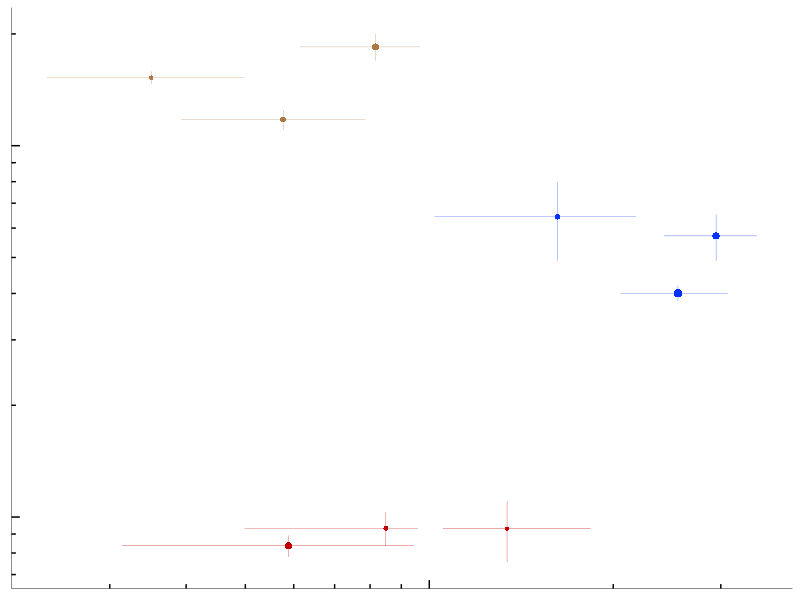
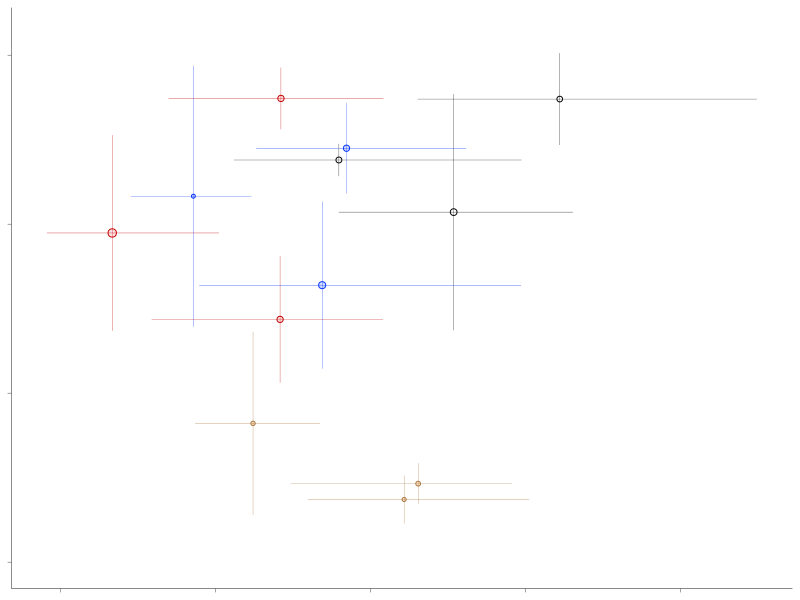

Write R code to recreate these figures, in order.
## Combines count and Cnet data in one plot (day 14)
library("dplyr")
library(ggplot2)
library(scales)

summarize_cnet <- function(cnet, cnet_info){
  # summarize cnet
  cnet$microplate <- NA
  cnet$ring <- NA
  cnet$treatment <- NA
  cnet$strain <- NA
  for (s in unique(cnet_info$sample_name)){
    m <- cnet_info$microplate[cnet_info$sample_name==s]
    r <- cnet_info$ring[cnet_info$sample_name==s]
    t <- cnet_info$treatment[cnet_info$sample_name==s]
    st <- cnet_info$strain[cnet_info$sample_name==s]
    
    cnet$microplate[cnet$sample_name==s] <- m
    cnet$ring[cnet$sample_name==s] <- r
    cnet$treatment[cnet$sample_name==s] <- t
    cnet$strain[cnet$sample_name==s] <- st
  }
  
  cnet_summ <- cnet %>%
    group_by(treatment, microplate, ring) %>%
    summarize(cnet_q25 = quantile(Cnet, probs = 0.25),
              cnet_q50 = quantile(Cnet, probs = 0.5),
              cnet_q75 = quantile(Cnet, probs = 0.75),
              cnet_n = n()
              # cnet_mean = mean(Cnet),
              # cnet_sd = sd(Cnet),
              # replaced because we look for total incorp rate
    )
  return(list('df' = cnet, 'df_summ' = cnet_summ))
}


merge_count_cnet <- function(count_bact_stat, cnet_stat){
  count_bact_stat$Ring[count_bact_stat$Ring==1] <- 'inner'
  count_bact_stat$Ring[count_bact_stat$Ring==2] <- 'outer'
  df <- cnet_stat
  colnames(df) <- c("treatment", "microplate", "ring", "cnet_q25", "cnet_q50", 
                    "cnet_q75", "n_cnet")
  df$count_mean <- NA
  df$count_sd <- NA
  
  for (row in 1:nrow(df)){
    t <- df$treatment[row]
    r <- df$ring[row]
    m <- df$microplate[row]
    df[row, 'count_mean'] <- 
      count_bact_stat$mean[count_bact_stat$Treatment==t 
                           & count_bact_stat$Ring==r
                           & count_bact_stat$Microplate==m]
    df[row, 'count_sd'] <- 
      count_bact_stat$sd[count_bact_stat$Treatment==t 
                         & count_bact_stat$Ring==r
                         & count_bact_stat$Microplate==m]
  }
  
  df <- df[(df$treatment!='none' | df$ring!='inner'),]
  
  return(df)
}

# import and clean data
count_bact <- read.csv("data/flow2_day14_bact.csv")
count_pt <- read.csv("data/flow2_day14_pt.csv")
cnet <- read.csv("data/SIP_cnet_v2.csv")
cnet <- cnet[cnet$Cnet>0,]
cnet_info <- read.csv("data/SIP_sample_info.csv")

# summarize cnet
cnet_stat <- summarize_cnet(cnet, cnet_info)$df_summ

# get statistics from count data
count_bact_stat <- count_bact %>%
  group_by(Treatment, Microplate, Ring) %>%
  summarize(mean = mean(Abundance), 
            sd = sd(Abundance))

# merge count and cnet in to df
merged_stat <- merge_count_cnet(count_bact_stat, cnet_stat)


# plot
setEPS()
# postscript("figures/fig5a_lagend.eps", width = 6, height = 6)
postscript("figures/fig5a_v2.eps", width = 1.6, height = 1.6)

ggplot(merged_stat[merged_stat$ring=='inner',], aes(x=cnet_q50, y=count_mean, colour=treatment)) + 
  geom_point(aes(size=n_cnet, fill=treatment, shape=ring), stroke=0.5) + 
  geom_errorbar(aes(ymax = count_mean+count_sd, ymin = count_mean-count_sd), width=0, linewidth=0.1) + 
  geom_errorbarh(aes(xmax = cnet_q75, xmin = cnet_q25), height=0, linewidth=0.1) + 
  # scale_x_log10(breaks = trans_breaks("log10", function(x) 10^x),
  #               labels = trans_format("log10", math_format(10^.x))) +
  scale_x_continuous(trans='log10', breaks=c(0.1)) +
  scale_y_continuous(trans='log10', breaks=c(10^6, 10^7)) +
  annotation_logticks(short = unit(0.1, "cm"),
                      mid = unit(0.1, "cm"),
                      long = unit(0.2, "cm"),
                      size = 0.1) +
  scale_size(range = c(1, 2.5)) +
  scale_color_manual(values=c("#C00000", "#0432FF", "#AB7942", "#000000")) +
  scale_fill_manual(values=c("#FFDFE1", "#D2DCFB", "#F8DFC4", "#ffffff")) +
    # Alcani, Devosi, Marino, none
  scale_shape_manual(values = c(16,21)) +  # Inner, outer
  theme(strip.background = element_rect(fill=NA),
        panel.background = element_rect(fill = "transparent", color = NA),
        panel.grid.major = element_blank(),
        # panel.grid.minor = element_line(colour = "grey80", linewidth=0.2),
        plot.background = element_rect(fill = "transparent", color = NA),
        panel.border = element_blank(),
        legend.position = "none",
        axis.title.x = element_blank(),
        axis.title.y = element_blank(),
        axis.text.x = element_blank(),
        axis.text.y = element_blank(),
        axis.line = element_line(size = 0.15),
        axis.ticks = element_blank()
        )

dev.off()


# plot outer ring
merged_stat_outer <- merged_stat[merged_stat$ring=='outer',]

setEPS()
postscript("figures/fig5b_v3.eps", width = 1.6, height = 1.6)

ggplot(merged_stat_outer, aes(x=cnet_q50, y=count_mean, shape=ring, colour=treatment)) + 
  geom_point(aes(size=n_cnet, fill=treatment, shape=ring), stroke=0.5) + 
  geom_errorbar(aes(ymax = count_mean+count_sd, ymin = count_mean-count_sd), width=0, linewidth=0.1) +
  geom_errorbarh(aes(xmax = cnet_q75, xmin = cnet_q25), height=0, linewidth=0.1) +
  scale_y_continuous(limits = c(0, 12.5e6), breaks=seq(0, 12e6, 4e6)) +
  # scale_x_continuous(limits = c(0.015, 0.05), breaks=seq(0.02, 0.05, 0.01)) +
  scale_size(range = c(1, 2.5)) +
  scale_color_manual(values=c("#C00000", "#0432FF", "#AB7942", "#000000")) +
  scale_fill_manual(values=c("#FFDFE1", "#D2DCFB", "#F8DFC4", "#ffffff")) +
  # scale_fill_manual(values=c("#FFDFE1", "#D2DCFB", "#F8DFC4", "#D1D3D4")) +
    # Alcani, Devosi, Marino, none
  scale_shape_manual(values = c(21)) +  # Inner, outer
  theme(strip.background = element_rect(fill=NA),
        panel.background = element_rect(fill = "transparent", color = NA),
        # panel.grid.major = element_blank(),
        # panel.grid.minor = element_line(colour = "grey80", linewidth=0.2),
        plot.background = element_rect(fill = "transparent", color = NA),
        panel.border = element_blank(),
        legend.position = "none",
        axis.title.x = element_blank(),
        axis.title.y = element_blank(),
        axis.text.x = element_blank(),
        axis.text.y = element_blank(),
        axis.line = element_line(size = 0.15),
        axis.ticks = element_line(size = 0.15)
  )

dev.off()